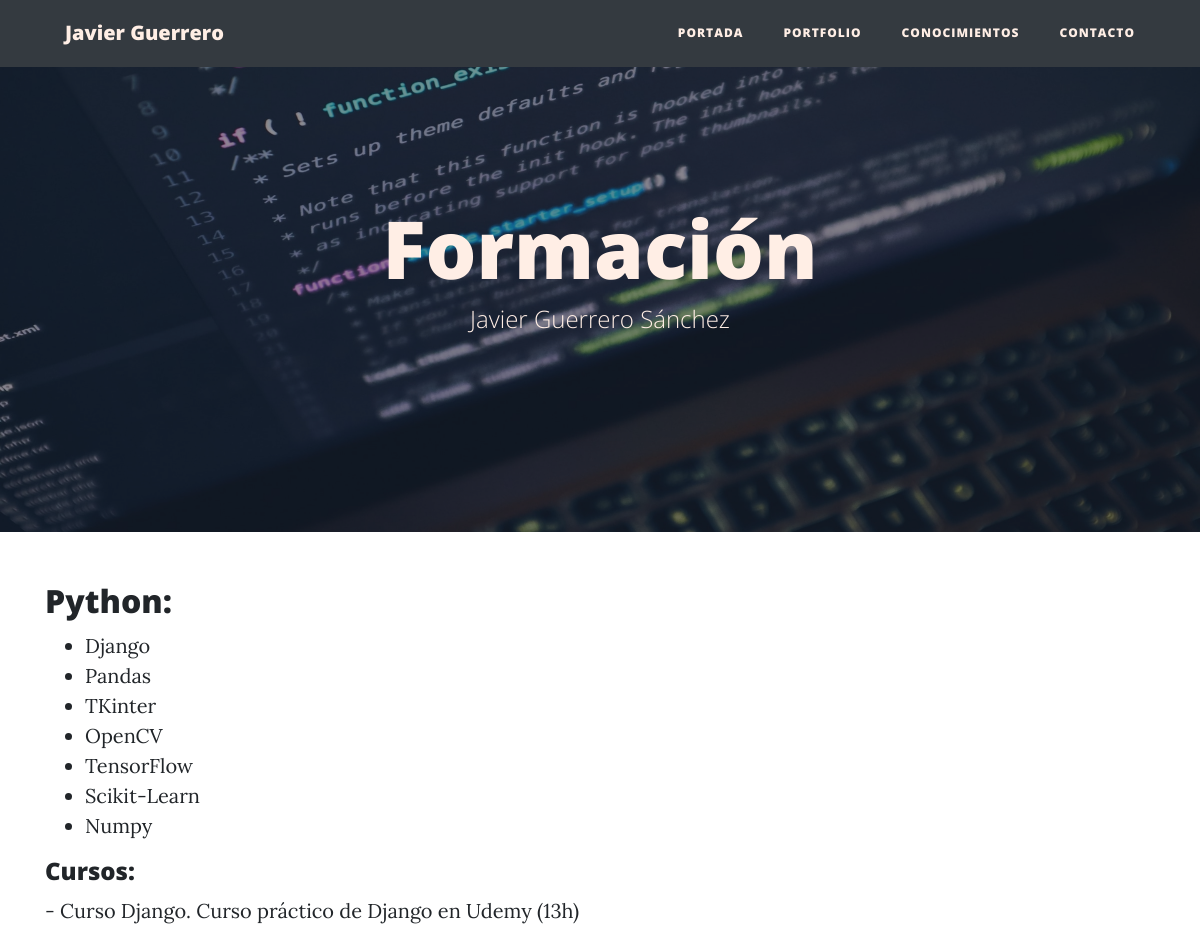
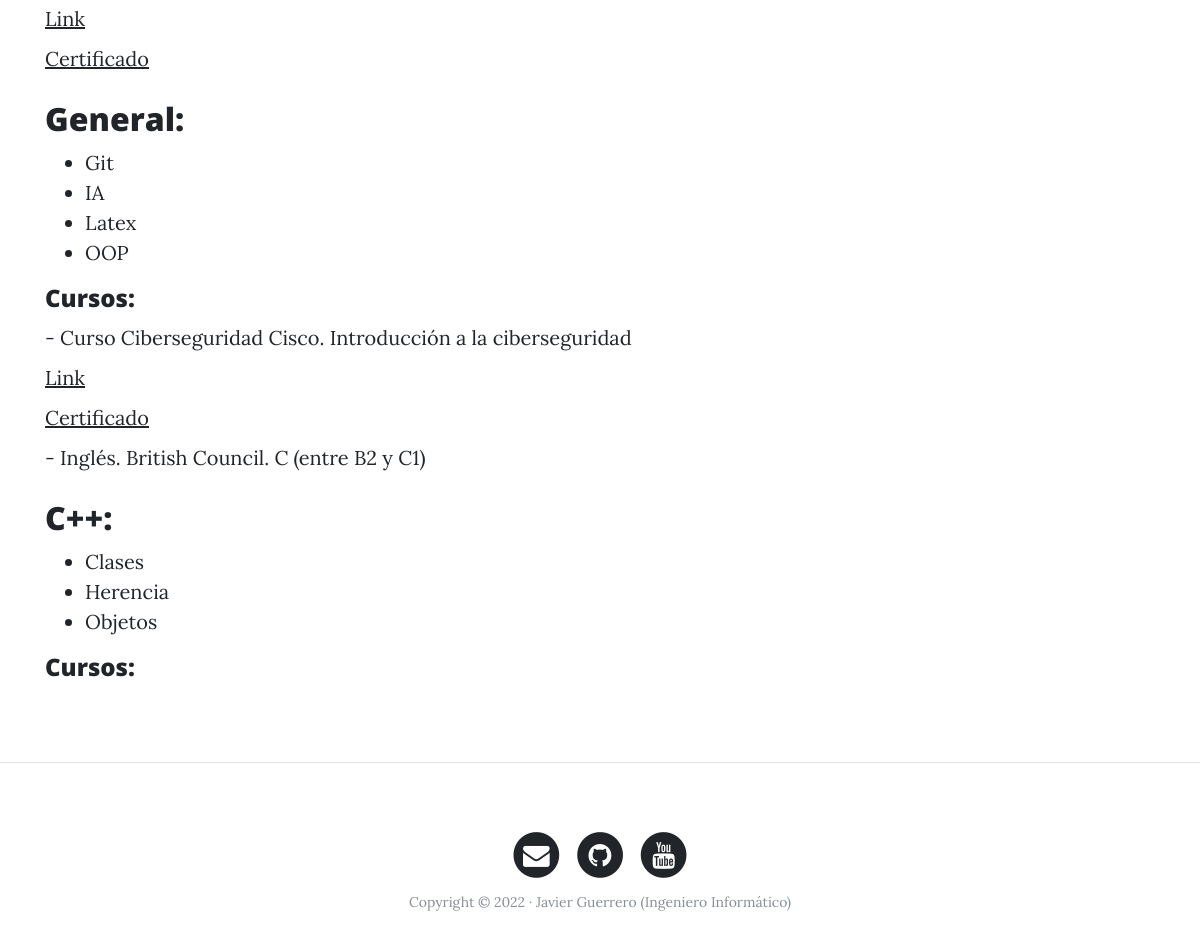
The app's page /formation/ with its own data (2 pictures, top to bottom).
### education/models.py (models this page shows, shortened)
class Language(models.Model):
    title = models.CharField(max_length=200, verbose_name = "Título")
    tools = RichTextField(verbose_name="Contenido")
    courses = models.ManyToManyField(Course, blank=True, related_name="courses", null=True)
    created = models.DateTimeField(auto_now_add=True, verbose_name = "Fecha creación")
    updated = models.DateTimeField(auto_now=True, verbose_name = "Fecha de edición")

class Course(models.Model):
    title = models.CharField(max_length=200, verbose_name = "Título")
    subtitle = models.CharField(max_length=500, verbose_name = "Subtítulo")
    link = models.URLField(verbose_name="Enlace", max_length = 200, null=True, blank=True)
    certificate = models.URLField(verbose_name="Certificado", max_length = 200, null=True, blank=True)

### education/views.py (the view)
# urls.py: path('',ListView.as_view(), name="education_list"),
class ListView(ListView):
    model = Language
    template_name = "education/education_list.html"

### education/templates/education/education_list.html (shortened to what this page needs)
{% extends 'core/base.html' %}
{% load static %}
{% block headers %}
<h1 style="color:#ffeee5;">Formación</h1>
<span class="subheading" style="color:#ffeee5;" >Javier Guerrero Sánchez</span>
{% endblock %}
{% block background %}{% static 'core/img/home-bg2.jpg' %}{% endblock %}
{% block content %}
<main role="main">
  <div class="container mb-4">
    {% for language in object_list %}
      <div class="row mt-3">
        <div class="col-md-20">
            <h2>{{language.title}}:</h2>
            <p>{{language.tools|safe}}</p>
            <h4>Cursos:</h4>
            {% for course in language.courses.all %}
                <p>- {{course.title}}. {{course.subtitle}}</p>
                <div class="color:#ffeee5;">
                    {% if course.link %}
                        <p><a href={{course.link}}>Link</a></p>
                    {% endif %}
                    {% if course.certificate %}
                        <p><a href={{course.certificate}}>Certificado</a></p>
                    {% endif %}
                </div>
            {% endfor %}
        </div>
      </div>
    {% endfor %}
  </div>
</main>
{% endblock %}

### records on screen
Language: title "Python", tools "Django Pandas TKinter OpenCV TensorFlow Scikit-Learn Numpy"
Course: title "Curso Django", subtitle "Curso práctico de Django en Udemy (13h)"
Language: title "General", tools "Git IA Latex OOP"
Course: title "Curso Ciberseguridad Cisco", subtitle "Introducción a la ciberseguridad"
Course: title "Inglés. British Council", subtitle "C (entre B2 y C1)"
Language: title "C++", tools "Clases Herencia Objetos"
